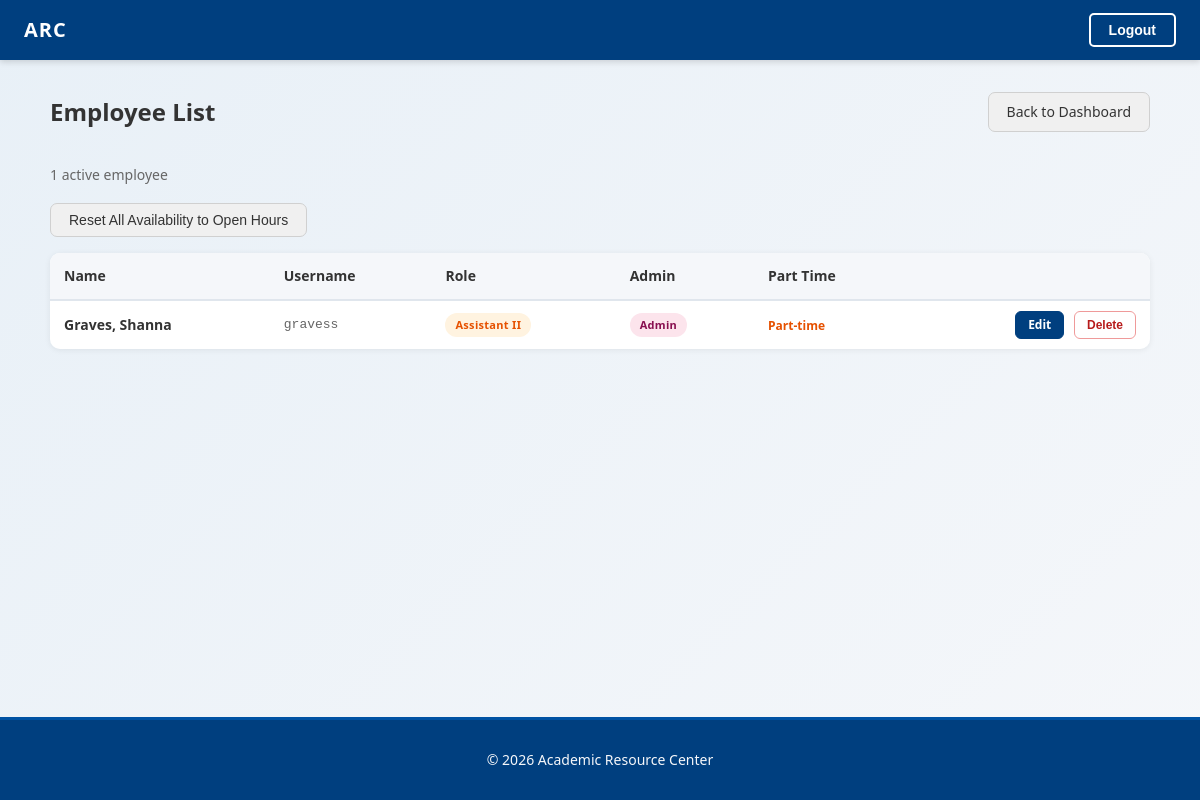
Before: /employees/ (signed in) with the older database file.
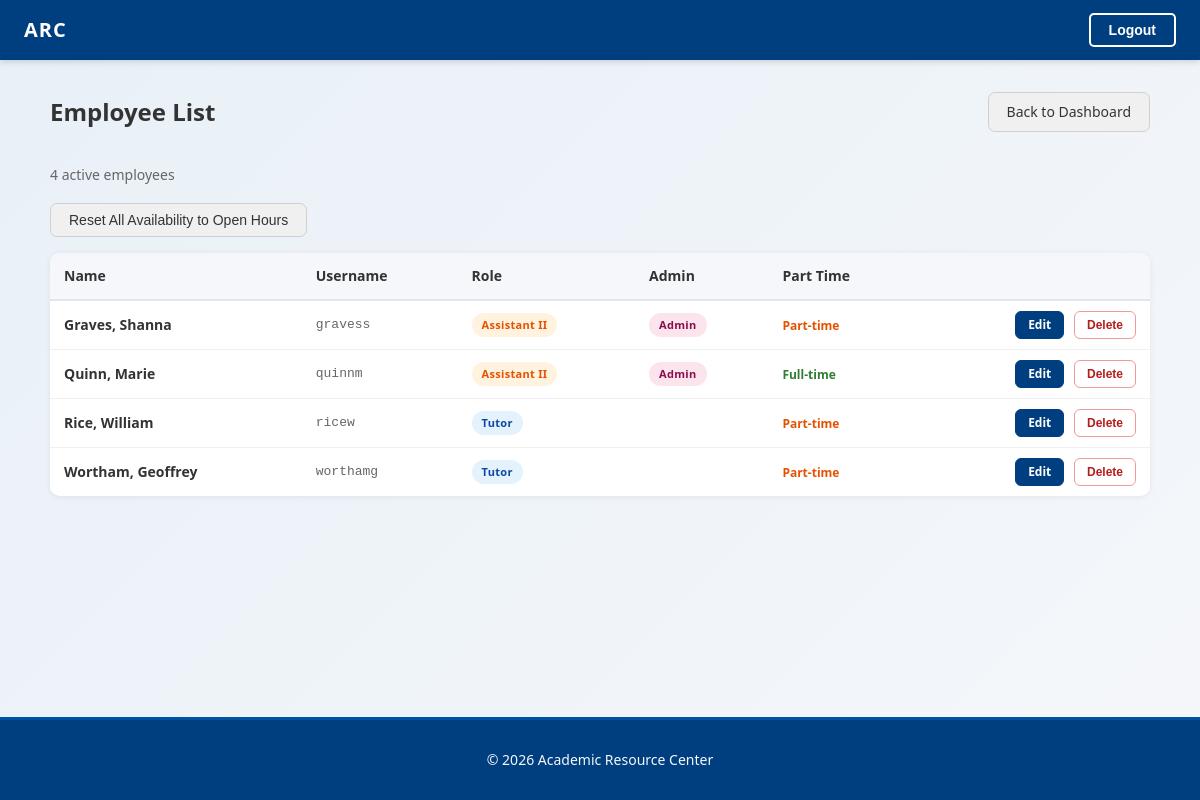
After: the same page with the newer database file.
### account/models.py (models this page shows)
class Employee(AbstractUser):
    class Role(models.TextChoices):
        ASSISTANT_I = 'ASSISTANT_I', 'Assistant I'
        ASSISTANT_II = 'ASSISTANT_II', 'Assistant II'
        TUTOR = 'TUTOR', 'Tutor'
    birthdate = models.DateField(null=True, blank=True)
    part_time = models.BooleanField(default=True)
    role = models.CharField(
        max_length=20,
        choices=Role.choices,
        default=Role.TUTOR,
    )
    is_admin = models.BooleanField(default=False)

### account/views.py (the view, shortened to what this page needs)
# urls.py: path('employees/', views.employee_list, name='employee_list'),
@login_required
@user_passes_test(_admin_check)
def employee_list(request):
    employees = (
        Employee.objects
        .filter(is_active=True)
        .order_by('last_name', 'first_name')
    )
    return render(request, 'account/employee_list.html', {'employees': employees})

### account/templates/account/employee_list.html (shortened to what this page needs)
{% extends "dashboard/base.html" %}
{% block content %}
<div class="emp-list-container">
  <div class="roster-page-header">
    <h1>Employee List</h1>
    <a href="{% url 'dashboard:dashboard' %}" class="btn btn-secondary">Back to Dashboard</a>
  </div>
  <p class="emp-list-count">{{ employees|length }} active employee{{ employees|length|pluralize }}</p>
  {% if request.user.username == 'gravess' %}
  <form method="post" action="{% url 'account:reset_all_availability' %}" style="margin-bottom: 16px;"
        onsubmit="return confirm('Reset ALL employees availability to full operating hours?\n\nThis will overwrite any existing availability for every employee.\n\nThis cannot be undone.');">
    <button type="submit" class="btn btn-secondary">Reset All Availability to Open Hours</button>
  </form>
  {% endif %}
  <div class="emp-list-table-wrap">
    <table class="emp-list-table">
      <thead>
        <tr>
          <th>Name</th>
          <th>Username</th>
          <th>Role</th>
          <th>Admin</th>
          <th>Part Time</th>
          <th></th>
        </tr>
      </thead>
      <tbody>
        {% for emp in employees %}
        <tr class="emp-list-row">
          <td class="emp-name">{{ emp.last_name }}, {{ emp.first_name }}</td>
          <td class="emp-username">{{ emp.username }}</td>
          <td>
            <span class="role-badge role-{{ emp.role|lower }}">{{ emp.get_role_display }}</span>
          </td>
          <td>{% if emp.is_admin %}<span class="role-badge role-admin">Admin</span>{% endif %}</td>
          <td>{% if emp.part_time %}<span class="emp-parttime">Part-time</span>{% else %}<span class="emp-fulltime">Full-time</span>{% endif %}</td>
          <td class="emp-actions">
            <a href="{% url 'account:edit_employee' emp.pk %}" class="btn-action btn-action-edit">Edit</a>
            <form method="post" class="inline-form"
                  onsubmit="return confirm('Permanently delete {{ emp.first_name }} {{ emp.last_name }}?\n\nThis will also delete all of their schedule entries and availability.\n\nThis cannot be undone.');">
              <button type="submit" class="btn-action btn-action-delete">Delete</button>
            </form>
          </td>
        </tr>
        {% empty %}
        <tr><td colspan="6" class="emp-list-empty">No active employees found.</td></tr>
        {% endfor %}
      </tbody>
    </table>
  </div>
</div>
{% endblock %}

### dashboard/templates/dashboard/base.html (shortened to what this page needs)
{% load static %}
<!DOCTYPE html>
<html lang="en">
<head>
    <link rel="stylesheet" href="{% static 'account/css/styles.css' %}">
</head>
<body>
    <nav class="navbar">
        <a href="{% url 'dashboard:dashboard' %}" class="navbar-logo">
            <span class="logo-placeholder">ARC</span>
        </a>
        <div class="navbar-auth">
            {% if user.is_authenticated %}
                <form method="post" action="{% url 'account:logout' %}" class="button-form">
                    <button type="submit" class="nav-btn nav-btn-logout">Logout</button>
                </form>
            {% else %}
                <a href="{% url 'account:login' %}" class="nav-btn nav-btn-login">Login</a>
            {% endif %}
        </div>
    </nav>
    <main>
        {% block content %}
        {% endblock %}
    </main>
    <footer class="footer">
        <p>&copy; {% now "Y" %} Academic Resource Center</p>
    </footer>
</body>
</html>

### account/static/account/css/styles.css (style rules this page uses)
:root { --primary-color: #003F7F; --primary-light: #0052A3; --secondary-color: #FFFFFF; --accent-color: #E8F0F7; --success-color: #2E8B57; --danger-color: #C41E3A; --warning-color: #FF9800; --info-color: #2196F3; --light-color: #F5F7FA; --dark-color: #1A1A1A; --text-color: #333333; --border-color: #D0D8E0; --font-family: 'Segoe UI', 'Helvetica Neue', sans-serif; }
body { font-family: var(--font-family); background: linear-gradient(135deg, var(--accent-color) 0%, var(--light-color) 100%); color: var(--text-color); margin: 0; padding: 0; line-height: 1.6; display: flex; flex-direction: column; min-height: 100vh; }
main { flex: 1; }
a { color: var(--primary-color); text-decoration: none; transition: color 0.3s ease; }
.navbar { display: flex; align-items: center; justify-content: space-between; padding: 0 24px; height: 60px; background-color: var(--primary-color); box-shadow: 0 2px 6px rgba(0, 0, 0, 0.15); }
.navbar-logo { text-decoration: none; }
.logo-placeholder { font-size: 20px; font-weight: 700; color: var(--secondary-color); letter-spacing: 1px; }
.nav-btn { padding: 7px 18px; border-radius: 5px; font-size: 14px; font-weight: 600; text-decoration: none; transition: opacity 0.2s ease; }
.nav-btn-logout { background-color: transparent; color: var(--secondary-color); border: 2px solid var(--secondary-color); }
.footer { background-color: var(--primary-color); color: var(--light-color); padding: 15px 0; text-align: center; border-top: 3px solid var(--primary-light); font-size: 14px; }
.btn { display: inline-block; padding: 10px 24px; border: none; border-radius: 5px; font-size: 15px; font-weight: 600; cursor: pointer; transition: opacity 0.2s ease; }
.btn-secondary { background-color: transparent; color: var(--primary-color); border: 1px solid var(--border-color); text-decoration: none; display: inline-flex; align-items: center; }
.roster-page-header { display: flex; align-items: center; justify-content: space-between; margin-bottom: 32px; gap: 16px; }
.roster-page-header h1 { font-size: 24px; font-weight: 700; color: var(--primary-dark); margin: 0; }
.inline-form { display: inline; margin: 0; padding: 0; }
.btn-secondary { padding: 8px 18px; font-size: 14px; background: #f0f0f0; color: var(--text-dark); border: 1px solid #d0d0d0; border-radius: 7px; cursor: pointer; font-weight: 500; text-decoration: none; display: inline-block; transition: background 0.15s; }
.emp-list-container { max-width: 1100px; margin: 0 auto; padding: 32px 24px; }
.emp-list-count { font-size: 14px; color: #666; margin-bottom: 16px; }
.emp-list-table-wrap { overflow-x: auto; border-radius: 10px; box-shadow: 0 1px 6px rgba(0,0,0,0.07); }
.emp-list-table { width: 100%; border-collapse: collapse; font-size: 14px; background: #fff; }
.emp-list-table th { background: #f5f7fa; color: var(--text-dark); font-weight: 700; padding: 12px 14px; text-align: left; border-bottom: 2px solid #e0e6ed; white-space: nowrap; }
.emp-list-table td { padding: 10px 14px; border-bottom: 1px solid #f0f0f0; vertical-align: middle; }
.emp-list-row:last-child td { border-bottom: none; }
.emp-name { font-weight: 600; color: var(--primary-dark); }
.emp-username { color: #666; font-family: monospace; font-size: 13px; }
.role-badge { display: inline-block; padding: 3px 10px; border-radius: 12px; font-size: 11px; font-weight: 700; letter-spacing: 0.3px; }
.role-admin { background: #fce4ec; color: #880e4f; }
.role-assistant_ii { background: #fff3e0; color: #e65100; }
.role-tutor { background: #e3f2fd; color: #0d47a1; }
.emp-parttime { font-size: 12px; color: #e65100; font-weight: 600; }
.emp-fulltime { font-size: 12px; color: #2e7d32; font-weight: 600; }
.emp-actions { text-align: right; white-space: nowrap; }
.emp-actions .inline-form { display: inline; }
.btn-action { display: inline-block; padding: 4px 12px; font-size: 12px; font-weight: 600; border-radius: 6px; cursor: pointer; border: 1px solid transparent; transition: background 0.15s, border-color 0.15s; text-decoration: none; line-height: 1.5; }
.btn-action-edit { background: var(--primary-color); color: #fff; border-color: var(--primary-color); margin-right: 6px; }
.btn-action-delete { background: #fff; color: #b71c1c; border-color: #ef9a9a; }

Changed rows visible on the page:
added Employee: last_name "Quinn", first_name "Marie", username "quinnm", role "Assistant II", is_admin "Admin", part_time "Full-time"
added Employee: last_name "Rice", first_name "William", username "ricew", role "Tutor", part_time "Part-time"
added Employee: last_name "Wortham", first_name "Geoffrey", username "worthamg", role "Tutor", part_time "Part-time"
Other visible differences:
{{ employees|length }}: "1" → "4"
